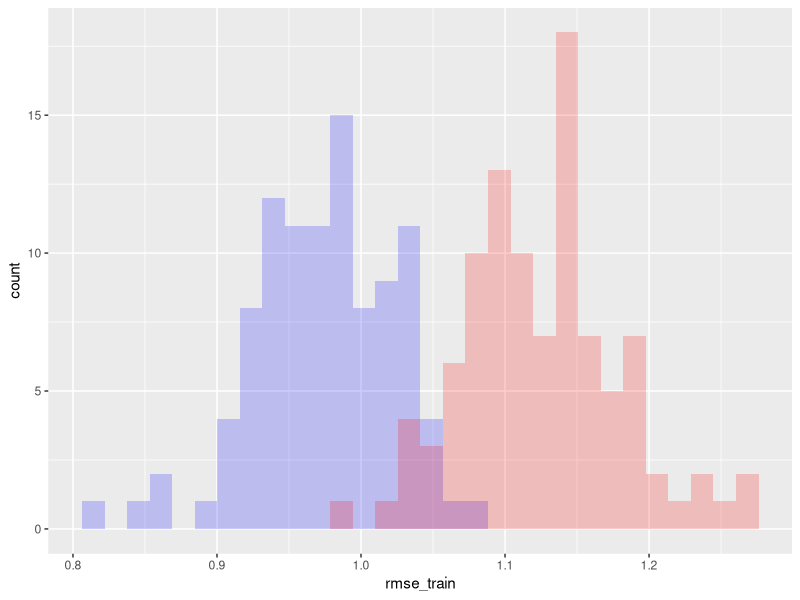
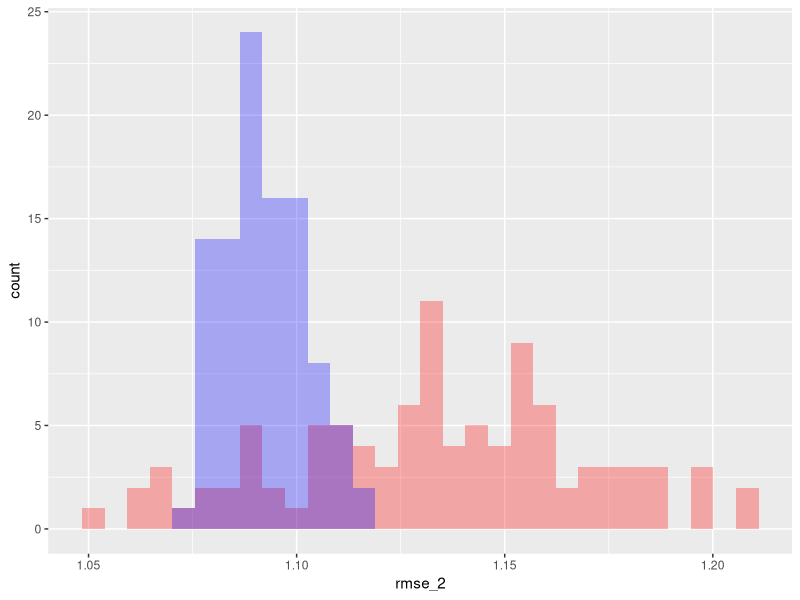
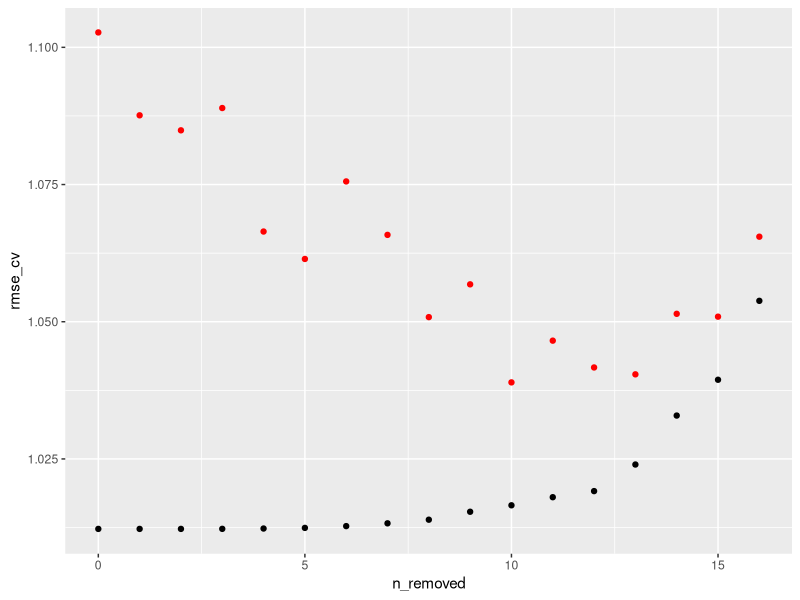
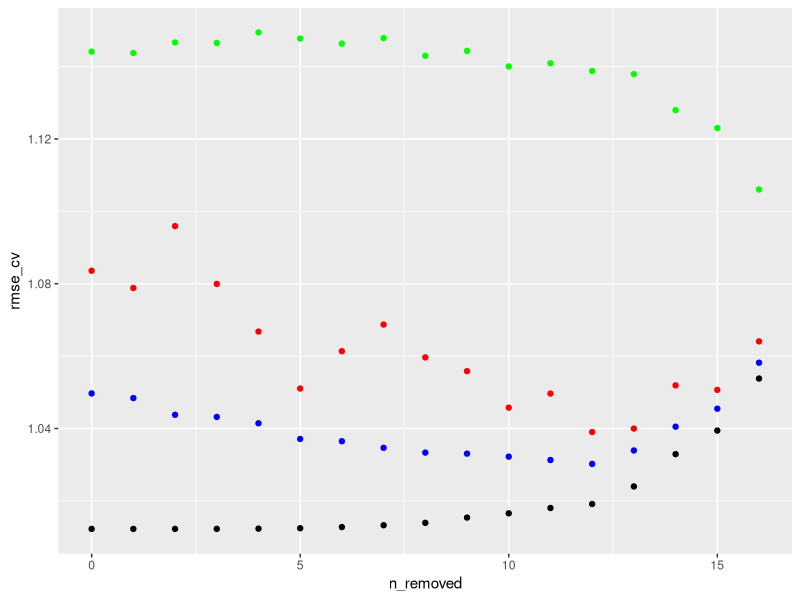
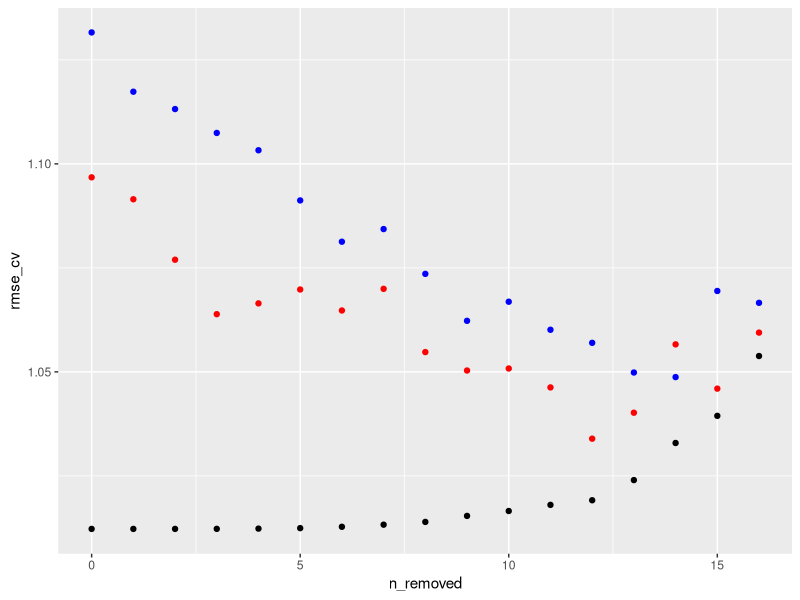
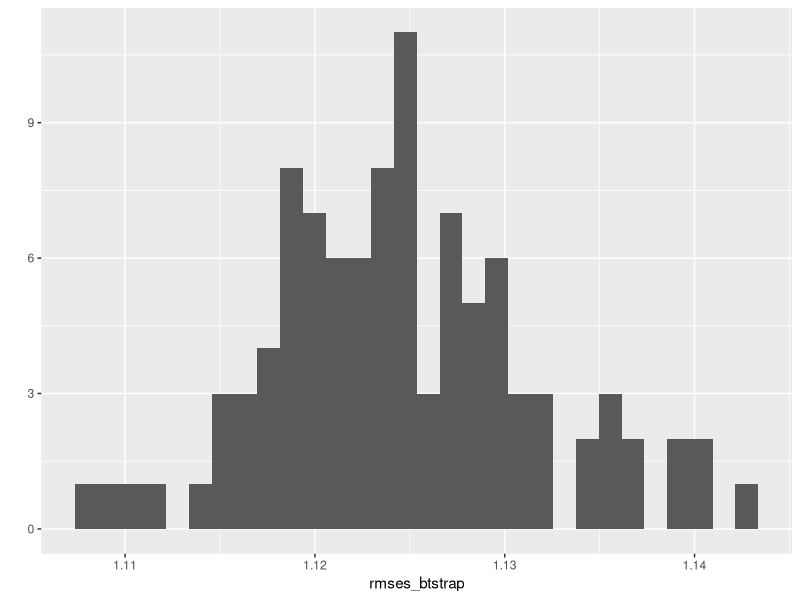
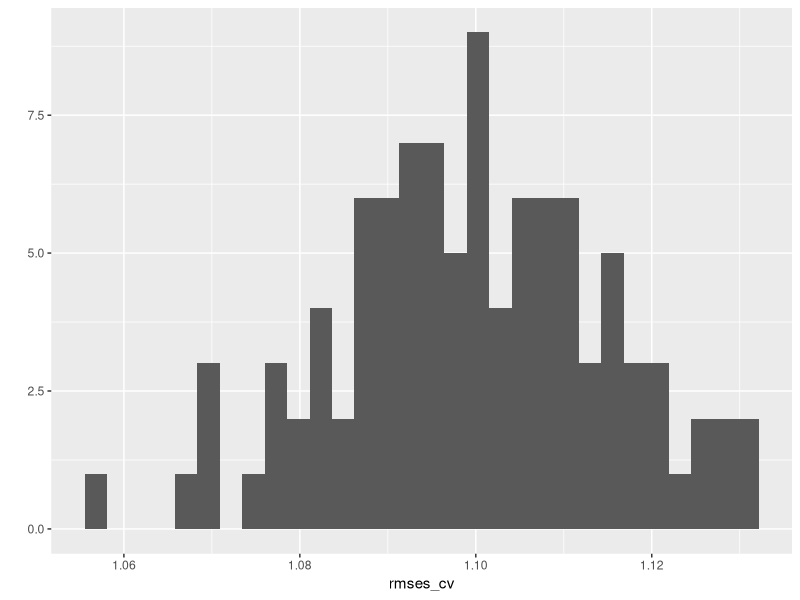
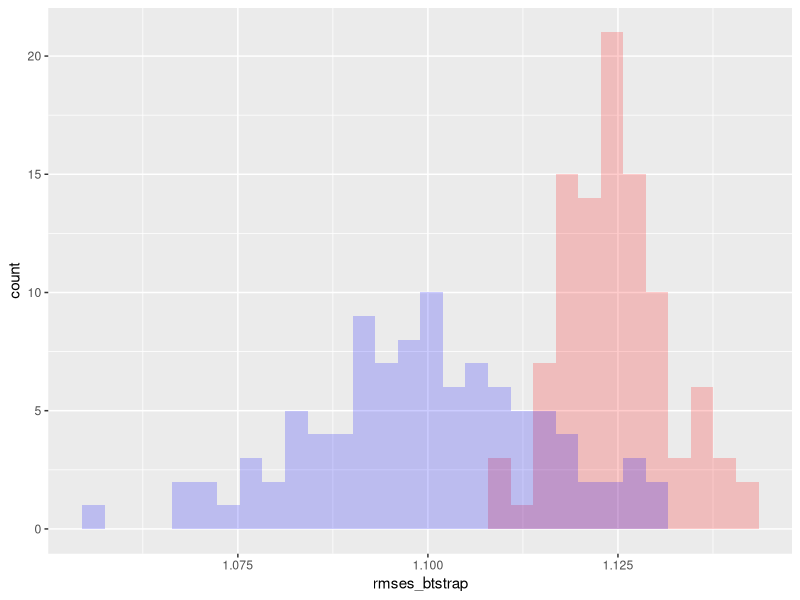

The R script that drew these images, in order:
library(dplyr)
library(ggplot2)

# Load data
setwd('C:/Users/Andrew/Documents/Signal/curriculum/datasets/speed-dating-simple/')
df = read.csv('speed-dating-simple.csv')
df_attr = select(df, -intel_o, -amb_o, -fun_o, -sinc_o)
df_attr = filter(df_attr, gender==0)
df_attr = select(df_attr, -gender)

# Single train/test split
split_data = function(df) {
  groups = sample(1:nrow(df)) %% 2
  train = df[groups == 0, ]
  test = df[groups == 1, ]
  list(train=train, test=test)
}

split_predict = function(train, test) {
  model = lm(attr_o ~ ., train)
  pred_train = predict(model, train)
  pred_test = predict(model, test)
  list(train=pred_train, test=pred_test)
}

rmse = function(x, y) sqrt(mean((x-y)^2))

niter = 100
rmse_train = rep(0, niter)
rmse_test = rep(0, niter)
for (i in 1:niter) {
  print(paste('Iteration:', i))
  splits = split_data(df_attr)
  preds = split_predict(splits$train, splits$test)
  rmse_train[i] = rmse(preds$train, splits$train$attr_o)
  rmse_test[i] = rmse(preds$test, splits$test$attr_o)
}
rmses = data.frame(rmse_train, rmse_test)
ggplot(rmses) + geom_histogram(aes(rmse_train), fill="blue", alpha=0.2) + geom_histogram(aes(rmse_test), fill="red", alpha=0.2)

std_error = function(x) sd(x) / sqrt(length(x))

std_error(rmse_test)
std_error(rmse_train)

# n-fold cross validation
nfold_cv = function(df, n_folds) {
  # Make empty predictions vector
  preds = numeric(nrow(df))

  # Calculate the different folds
  folds = sample(nrow(df)) %% n_folds + 1

  for (i in 1:n_folds) {
    # Get subsets of the data
    df_train = df[folds != i, ]
    df_test = df[folds == i, ]

    # Fit linear model to training set
    fit = lm(attr_o ~ ., df_train)

    # Make predictions for other training set
    preds[folds == i] = predict(fit, df_test)
  }

  # Return RMSE
  sqrt(mean((preds - df$attr_o)^2))
}

# Run 100 trials for calculation of RMSE
rmse_2 = numeric(100)
rmse_10 = numeric(100)

for (i in 1:100) {
  print(paste('Iteration', i))
  rmse_2[i] = nfold_cv(df_attr, 2)
  rmse_10[i] = nfold_cv(df_attr, 10)
}

# Plot values of RMSE
df_rmse = data.frame(rmse_2, rmse_10)
ggplot(df_rmse) + geom_histogram(aes(x=rmse_2), alpha=0.3, fill="red") + geom_histogram(aes(x=rmse_10), alpha=0.3, fill="blue")

std_error(rmse_2)
std_error(rmse_10)


# Stepwise regression code by Michael Beese II (heavily modified)

backward_step = function(df) {
  rmse_cv = c()
  rmse_nocv = c()
  n_removed = c()
  n_removed_count = 0
  while (length(colnames(df)) > 1) {
    # Fit model
    model = lm(attr_o ~ ., df)

    # Add cross-validated RMSE estimate
    rmse_cv = c(rmse_cv, nfold_cv(df, 10))

    # Add RMSE for linear regression on whole dataset
    rmse_nocv = c(rmse_nocv, rmse(predict(model, df), df$attr_o))

    # Add # features removed
    n_removed = c(n_removed, n_removed_count)

    # Feature elimination
    sumDF = as.data.frame(summary(model)$coefficients)
    sumDF = cbind(sumDF, rownames(sumDF))
    sumDF = sumDF[-1, ] # remove Intercept column
    maxRow = filter(sumDF, sumDF[4] == max(sumDF[4])) # biggest p-value

    # Eliminate column
    df = select(df, -one_of(as.character(maxRow[[5]])))

    n_removed_count = n_removed_count + 1
  }
  return(data.frame(n_removed=n_removed, rmse_cv=rmse_cv, rmse_nocv=rmse_nocv))
}

step_results = backward_step(df_attr)

# Not a completely smooth plot, but RMSE decreases as
# features are removed and then sharply climbs when you've
# removed ~14 variables
ggplot(step_results) + geom_point(aes(x=n_removed, y=rmse_cv), color="red") + geom_point(aes(x=n_removed, y=rmse_nocv))

# Using the real step() function
backStepOfficial = function(df) {
  responseVars = c("attr_o", "sinc_o","intel_o","fun_o","amb_o")
  finalModels = list()
  for(i in responseVars){
    activities = select(df, one_of(i), sports:yoga)
    f = paste(i,"~.")
    model = lm(f, activities)
    s = step(model, formula(model), direction="backward")
    finalModels[[length(finalModels)+1]] = s
  }
  return(finalModels)
}

# Female vs. male
step_f = backStepOfficial(filter(df, gender==0))
step_m = backStepOfficial(filter(df, gender==1))

# Bootstrap functions

bootstrap_bad = function(df, approach) {
  rmse_sum = 0
  for (i in 1:100) {
    idx_btstrap = sample(1:nrow(df), replace=TRUE)
    df_btstrap = df[idx_btstrap, ]

    if (approach == 1) {
      train = df_btstrap
      test = df
    } else if (approach == 2) {
      train = df
      test = df_btstrap
    }

    # Train model
    model = lm(attr_o ~ ., train)
    preds = predict(model, test)

    rmse_sum = rmse_sum + rmse(preds, df$attr_o)
  }
  rmse_sum / 100
}

backward_step_2 = function(df) {
  rmse_cv = c()
  rmse_nocv = c()
  rmse_btstrap_1 = c()
  rmse_btstrap_2 = c()
  n_removed = c()
  n_removed_count = 0
  while (length(colnames(df)) > 1) {
    # Fit model
    model = lm(attr_o ~ ., df)

    # Add cross-validated RMSE estimate
    rmse_cv = c(rmse_cv, nfold_cv(df, 10))

    # Add RMSE for linear regression on whole dataset
    rmse_nocv = c(rmse_nocv, rmse(predict(model, df), df$attr_o))

    # Add bootstrap RMSE
    rmse_btstrap_1 = c(rmse_btstrap_1, bootstrap_bad(df, approach=1))
    rmse_btstrap_2 = c(rmse_btstrap_2, bootstrap_bad(df, approach=2))

    # Add # features removed
    n_removed = c(n_removed, n_removed_count)

    # Feature elimination
    sumDF = as.data.frame(summary(model)$coefficients)
    sumDF = cbind(sumDF, rownames(sumDF))
    sumDF = sumDF[-1, ] # remove Intercept column
    maxRow = filter(sumDF, sumDF[4] == max(sumDF[4])) # biggest p-value

    # Eliminate column
    df = select(df, -one_of(as.character(maxRow[[5]])))

    n_removed_count = n_removed_count + 1
  }
  return(data.frame(n_removed=n_removed, rmse_cv=rmse_cv, rmse_nocv=rmse_nocv, rmse_btstrap_1=rmse_btstrap_1, rmse_btstrap_2=rmse_btstrap_2))
}

step_results_2 = backward_step_2(df_attr)

ggplot(step_results_2) + geom_point(aes(x=n_removed, y=rmse_cv), color="red") + geom_point(aes(x=n_removed, y=rmse_nocv)) + geom_point(aes(x=n_removed, y=rmse_btstrap_1), color="blue") + geom_point(aes(x=n_removed, y=rmse_btstrap_2), color="green")

bootstrap_good = function(df) {
  rmse_sum = 0
  for (i in 1:100) {
    idx_btstrap = sample(1:nrow(df), replace=TRUE)
    df_btstrap = df[idx_btstrap, ]
    model = lm(attr_o ~ ., df_btstrap)

    preds = predict(model, df[-unique(idx_btstrap), ])
    rmse_sum = rmse_sum + rmse(preds, df$attr_o[-unique(idx_btstrap)])
  }
  rmse_sum / 100
}

backward_step_3 = function(df) {
  rmse_cv = c()
  rmse_nocv = c()
  rmse_btstrap = c()
  n_removed = c()
  n_removed_count = 0
  while (length(colnames(df)) > 1) {
    # Fit model
    model = lm(attr_o ~ ., df)

    # Add cross-validated RMSE estimate
    rmse_cv = c(rmse_cv, nfold_cv(df, 10))

    # Add RMSE for linear regression on whole dataset
    rmse_nocv = c(rmse_nocv, rmse(predict(model, df), df$attr_o))

    # Add bootstrap RMSE
    rmse_btstrap = c(rmse_btstrap, bootstrap_good(df))

    # Add # features removed
    n_removed = c(n_removed, n_removed_count)

    # Feature elimination
    sumDF = as.data.frame(summary(model)$coefficients)
    sumDF = cbind(sumDF, rownames(sumDF))
    sumDF = sumDF[-1, ] # remove Intercept column
    maxRow = filter(sumDF, sumDF[4] == max(sumDF[4])) # biggest p-value

    # Eliminate column
    df = select(df, -one_of(as.character(maxRow[[5]])))

    n_removed_count = n_removed_count + 1
  }
  return(data.frame(n_removed=n_removed, rmse_cv=rmse_cv, rmse_nocv=rmse_nocv, rmse_btstrap=rmse_btstrap))
}

step_results_3 = backward_step_3(df_attr)

ggplot(step_results_3) + geom_point(aes(x=n_removed, y=rmse_cv), color="red") + geom_point(aes(x=n_removed, y=rmse_nocv)) + geom_point(aes(x=n_removed, y=rmse_btstrap), color="blue")

# Distributions of RMSE estimates
# Use whole dataset for convenience
rmses_btstrap = sapply(1:100, function(x) bootstrap_good(df_attr))
rmses_cv = sapply(1:100, function(x) nfold_cv(df_attr, 5))
qplot(rmses_btstrap)
qplot(rmses_cv)
df = data.frame(rmses_btstrap, rmses_cv)
ggplot(df) + geom_histogram(aes(x=rmses_btstrap), fill="red", alpha=0.2) + geom_histogram(aes(x=rmses_cv), fill="blue", alpha=0.2)

# Finance bootstrapping estimate example
calc_alpha = function(X, Y) {
  sdX = sd(X)
  sdY = sd(Y)
  (sdY^2) / (sdX^2 + sdY^2)
}

gen_alphas = function(sdX, sdY) {
  nobs = 100
  X = rnorm(nobs, mean=10, sd=sdX)
  Y = rnorm(nobs, mean=10, sd=sdY)

  alphas = numeric(1000)
  for (i in 1:1000) {
    Xstrap = X[sample(1:nobs, replace=TRUE)]
    Ystrap = Y[sample(1:nobs, replace=TRUE)]
    alpha_est = calc_alpha(Xstrap, Ystrap)
    alphas[i] = alpha_est
  }
alphas
}

alph1 = gen_alphas(1, 3)
alph2 = gen_alphas(3, 1)
alph3 = gen_alphas(3, 3)

qplot(alph1)
qplot(alph2)
qplot(alph3)

mean(alph1)
sd(alph1)

mean(alph2)
sd(alph2)

mean(alph3)
sd(alph3)

alph4 = gen_alphas(1, 2)
alph5 = gen_alphas(1, 3)
alph6 = gen_alphas(1, 4)
df_alph = data.frame(alph4, alph5, alph6)
ggplot(df_alph) + geom_histogram(aes(x=alph4), fill="red", alpha=0.2) + geom_histogram(aes(x=alph5), fill="blue", alpha=0.2) + geom_histogram(aes(x=alph6), fill="black", alpha=0.2)
